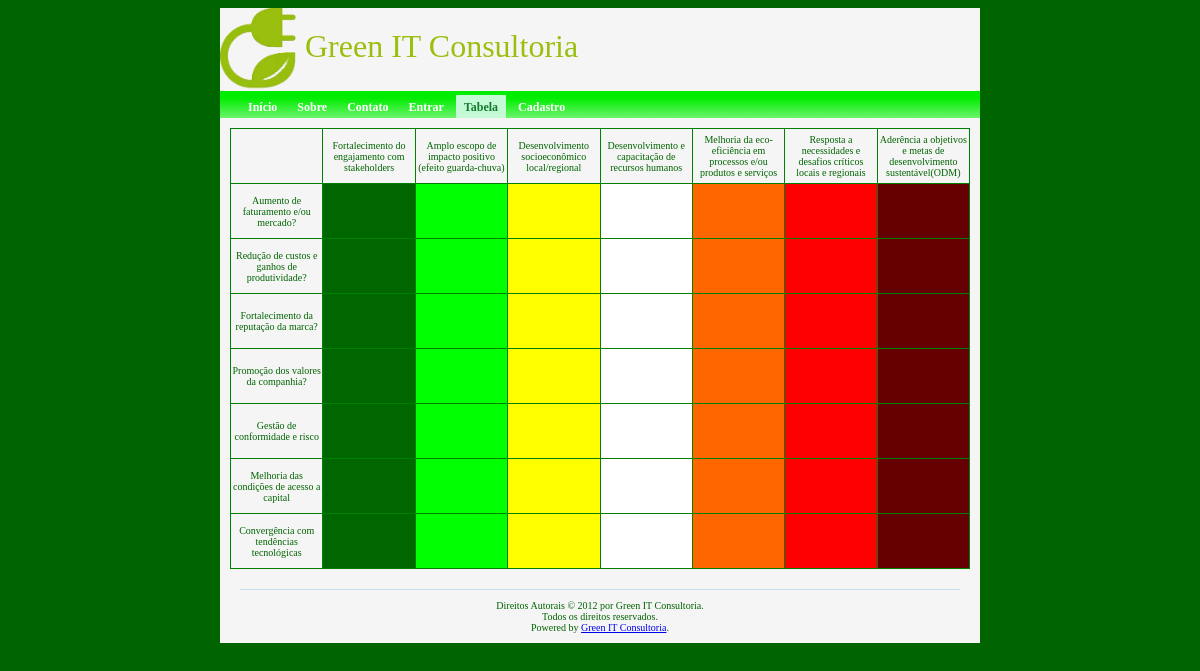
/index.php?r=tabela, run on the app's committed database.
### tables this page shows
CREATE TABLE IF NOT EXISTS `questoes` (
  `id` int(11) NOT NULL AUTO_INCREMENT,
  `questao` varchar(300) DEFAULT NULL,
  PRIMARY KEY (`id`)
);

### tabela.php (the view, shortened to what this page needs)
<?php
$sql = "SELECT * FROM questoes";
$result = mysql_query($sql);
echo "<table class = resultado>";
echo "<tr><td class=s0></td>";
$linhas = mysql_num_rows($result);
$i = $linhas / 2;
while ($i < $linhas) {
    echo "<td class=s0>" . mysql_result($result, $i, 1) . "</td>";
    $i++;
}
echo "</tr>";
$i = 0;
while ($i < $linhas / 2) {
    echo "<tr><td class=s0>" . mysql_result($result, $i, 1) . "</td>";
    for ($j = 0; $j < $linhas / 2; $j++) {
        switch ($j){
                        case 0:
                            print "<td class = s1> </td>";
                            break;
                        case 1:
                            print "<td class = s2> </td>";
                            break;
                        case 2:
                            print "<td class = s3> </td>";
                            break;
                        case 3:
                            print "<td class = "."'s4'". "> </td>";
                            break;
                        case 4:
                            print "<td class = "."'s5'". "> </td>";
                            break;
                        case 5:
                            print "<td class = "."'s6'". "> </td>";
                            break;
                        case 6:
                            print "<td class = "."'s7'". "> </td>";
                            break;
                    }
    }
    echo "</tr>";
    $i++;
}
echo "</table>";
?>

### index.php (shortened to what this page needs)
<html>
    <head>
        <link rel="stylesheet" type="text/css" href="padrao.css">
    </head>
    <body>
        <div class="geral">
            <div class="cabecalho">
                <?php include("cabecalho.php"); ?>
            </div>
            <div class="menu">
                <?php include("menu.php"); ?>
            </div>
            <div class="conteudo">
                <?php
                    switch ($_GET['r']){
                        case "tabela":
                            include ("tabela.php");
                            break;
                    }
                ?>
            </div>
            <div class="rodape">
                <?php include("rodape.php"); ?>
            </div>
        </div
    </body>
</html>

### cabecalho.php
<div class="logo">
    <img src="imgs/logo.png" />
</div>
<div class="titulo">
    <p class="titulo"> Green IT Consultoria</p>
</div>

### menu.php
<ul>
    <li  <?php if ($_GET['r'] == 'inicio') echo "class=\"active\""?> >
        <a href="index.php?r=inicio">Início</a></li>
    <li <?php if ($_GET['r'] == 'sobre') echo "class=\"active\""?> >
        <a href="index.php?r=sobre">Sobre</a></li>
    <li <?php if ($_GET['r'] == 'contato') echo "class=\"active\""?> >
        <a href="index.php?r=contato">Contato</a></li>
    <li <?php if ($_GET['r'] == 'login') echo "class=\"active\""?> >
        <a href="index.php?r=login">Entrar</a></li>
    <li <?php if ($_GET['r'] == 'tabela') echo "class=\"active\""?> >
        <a href="index.php?r=tabela">Tabela</a></li>
    <li <?php if ($_GET['r'] == 'cadastro') echo "class=\"active\""?> >
        <a href="index.php?r=cadastro">Cadastro</a></li>
</ul>

### rodape.php
Direitos Autorais &copy; 2012 por Green IT Consultoria.<br/>
Todos os direitos reservados.<br/>
Powered by <a href="http://www.greenitconsultoria.com/" rel="external">Green IT Consultoria</a>.

### padrao.css (style rules this page uses)
body { color: darkgreen; background-color: darkgreen; }
div.geral { position: relative; width: 760px; margin-left: auto; margin-right: auto; font-family: verdana; background-color: whitesmoke; }
div.cabecalho { position: relative; height: 83px; background-color: whitesmoke; }
div.logo { position: absolute; height: 83px; width: 85px; }
div.titulo { position: absolute; margin-left: 85px; height: 83px; width: 600px; color: #9abf0f; }
div.titulo p { margin-top: 20px; font-size: 32px; }
p.titulo { margin-top: 20px; font-size: 32px; color: #9abf0f; }
div.menu { position: relative; height: 27px; background-color: whitesmoke; background:white url(imgs/bg2.gif) repeat-x left top; }
div.menu ul { padding:6px 20px 5px 20px; margin:0px; }
div.menu ul li { display: inline; }
div.menu ul li a { color:#ffffff; background-color:transparent; font-size:12px; font-weight:bold; text-decoration:none; padding:5px 8px; }
div.menu ul li a:hover, div.menu ul li.active a { color: #137B2D; background-color:#C5FAD7; text-decoration:none; }
div.conteudo { position: relative; background-color: whitesmoke; padding: 10px; font-size: 14px; text-align: justify; }
div.rodape { padding: 10px; margin: 10px 20px; font-size: 10px; text-align: center; border-top: 1px solid #C9E0ED; }
img { height: 83px; }
table.resultado { width: 740px; font-size: 10px; border: 1px solid green; border-collapse: collapse; table-layout: fixed; }
td.s0 { height: 55px; border: 1px solid green; text-align: center; }
td.s1 { height: 55px; border: 1px solid green; text-align: center; background-color: #006600; }
td.s2 { height: 55px; border: 1px solid green; text-align: center; background-color: #00FF00; }
td.s3 { height: 55px; border: 1px solid green; text-align: center; background-color: #FFFF00; }
td.s4 { height: 55px; border: 1px solid green; text-align: center; background-color: #FFFFFF; }
td.s5 { height: 55px; border: 1px solid green; text-align: center; background-color: #FF6600; }
td.s6 { height: 55px; border: 1px solid green; text-align: center; background-color: #FF0000; }
td.s7 { height: 55px; border: 1px solid green; text-align: center; background-color: #660000; }

### data on the page
questoes: questao "Fortalecimento do engajamento com stakeholders"
questoes: questao "Amplo escopo de impacto positivo (efeito guarda-chuva)"
questoes: questao "Desenvolvimento socioeconômico local/regional"
questoes: questao "Desenvolvimento e capacitação de recursos humanos"
questoes: questao "Melhoria da eco-eficiência em processos e/ou produtos e serviços"
questoes: questao "Resposta a necessidades e desafios críticos locais e regionais"
questoes: questao "Aderência a objetivos e metas de desenvolvimento sustentável(ODM)"
questoes: questao "Aumento de faturamento e/ou mercado?"
questoes: questao "Redução de custos e ganhos de produtividade?"
questoes: questao "Fortalecimento da reputação da marca?"
questoes: questao "Promoção dos valores da companhia?"
questoes: questao "Gestão de conformidade e risco"
questoes: questao "Melhoria das condições de acesso a capital"
questoes: questao "Convergência com tendências tecnológicas"
